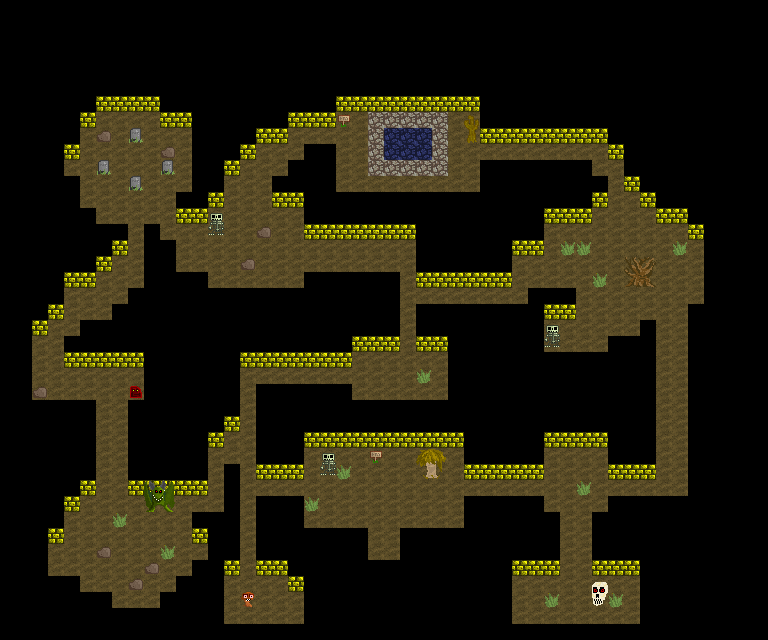

The image is a tile-based game level rendered from a .tmx file. Its description and source (layers, tilesets, objects; grid data summarised) follow:
An orthogonal 48x40 tile map with 16x16 px tiles, 2 tile layers (lower, upper), 2 tilesets and 41 objects (15x pickup, 13x npc, 11x villager, 2x portal).

<map version="1.0" orientation="orthogonal" renderorder="right-down" width="48" height="40" tilewidth="16" tileheight="16" nextobjectid="46">
 <tileset firstgid="1" name="tilesheet" tilewidth="16" tileheight="16" tilecount="256">
  <image source="../gfx/tilesheet.png" width="256" height="256" />
  <tile id="2">
   <properties>
    <property name="solid" value="true" />
   </properties>
  </tile>
  <tile id="3">
   <properties>
    <property name="solid" value="true" />
   </properties>
  </tile>
  <tile id="4">
   <properties>
    <property name="solid" value="true" />
   </properties>
  </tile>
  <tile id="5">
   <properties>
    <property name="solid" value="true" />
   </properties>
  </tile>
  <tile id="7">
   <properties>
    <property name="solid" value="true" />
   </properties>
  </tile>
  <tile id="8">
   <properties>
    <property name="solid" value="true" />
   </properties>
  </tile>
  <tile id="10">
   <properties>
    <property name="solid" value="true" />
   </properties>
  </tile>
  <tile id="11">
   <properties>
    <property name="solid" value="true" />
   </properties>
  </tile>
  <tile id="12">
   <properties>
    <property name="solid" value="true" />
   </properties>
  </tile>
  <tile id="26">
   <properties>
    <property name="solid" value="true" />
   </properties>
  </tile>
  <tile id="27">
   <properties>
    <property name="solid" value="true" />
   </properties>
  </tile>
  <tile id="28">
   <properties>
    <property name="solid" value="true" />
   </properties>
  </tile>
  <tile id="29">
   <properties>
    <property name="solid" value="true" />
   </properties>
  </tile>
  <tile id="42">
   <properties>
    <property name="solid" value="true" />
   </properties>
  </tile>
  <tile id="43">
   <properties>
    <property name="solid" value="true" />
   </properties>
  </tile>
  <tile id="44">
   <properties>
    <property name="solid" value="true" />
   </properties>
  </tile>
  <tile id="45">
   <properties>
    <property name="solid" value="true" />
   </properties>
  </tile>
  <tile id="46">
   <properties>
    <property name="solid" value="true" />
   </properties>
  </tile>
  <tile id="47">
   <properties>
    <property name="solid" value="true" />
   </properties>
  </tile>
  <tile id="48">
   <properties>
    <property name="solid" value="true" />
   </properties>
  </tile>
  <tile id="49">
   <properties>
    <property name="solid" value="true" />
   </properties>
  </tile>
  <tile id="50">
   <properties>
    <property name="solid" value="true" />
   </properties>
  </tile>
  <tile id="51">
   <properties>
    <property name="solid" value="true" />
   </properties>
  </tile>
  <tile id="52">
   <properties>
    <property name="solid" value="true" />
   </properties>
  </tile>
  <tile id="53">
   <properties>
    <property name="solid" value="true" />
   </properties>
  </tile>
  <tile id="54">
   <properties>
    <property name="solid" value="true" />
   </properties>
  </tile>
  <tile id="57">
   <properties>
    <property name="solid" value="true" />
   </properties>
  </tile>
  <tile id="58">
   <properties>
    <property name="solid" value="true" />
   </properties>
  </tile>
  <tile id="60">
   <properties>
    <property name="solid" value="true" />
   </properties>
  </tile>
  <tile id="61">
   <properties>
    <property name="solid" value="true" />
   </properties>
  </tile>
  <tile id="62">
   <properties>
    <property name="solid" value="true" />
   </properties>
  </tile>
  <tile id="64">
   <properties>
    <property name="solid" value="true" />
   </properties>
  </tile>
  <tile id="65">
   <properties>
    <property name="solid" value="true" />
   </properties>
  </tile>
  <tile id="66">
   <properties>
    <property name="solid" value="true" />
   </properties>
  </tile>
  <tile id="67">
   <properties>
    <property name="solid" value="true" />
   </properties>
  </tile>
  <tile id="68">
   <properties>
    <property name="solid" value="true" />
   </properties>
  </tile>
  <tile id="69">
   <properties>
    <property name="solid" value="true" />
   </properties>
  </tile>
  <tile id="70">
   <properties>
    <property name="solid" value="true" />
   </properties>
  </tile>
  <tile id="73">
   <properties>
    <property name="solid" value="true" />
   </properties>
  </tile>
  <tile id="74">
   <properties>
    <property name="solid" value="true" />
   </properties>
  </tile>
  <tile id="75">
   <properties>
    <property name="solid" value="true" />
   </properties>
  </tile>
  <tile id="76">
   <properties>
    <property name="solid" value="true" />
   </properties>
  </tile>
  <tile id="77">
   <properties>
    <property name="solid" value="true" />
   </properties>
  </tile>
  <tile id="80">
   <properties>
    <property name="solid" value="true" />
   </properties>
  </tile>
  <tile id="81">
   <properties>
    <property name="solid" value="true" />
   </properties>
  </tile>
  <tile id="82">
   <properties>
    <property name="solid" value="true" />
   </properties>
  </tile>
  <tile id="83">
   <properties>
    <property name="solid" value="true" />
   </properties>
  </tile>
  <tile id="84">
   <properties>
    <property name="solid" value="true" />
   </properties>
  </tile>
  <tile id="85">
   <properties>
    <property name="solid" value="true" />
   </properties>
  </tile>
  <tile id="86">
   <properties>
    <property name="solid" value="true" />
   </properties>
  </tile>
  <tile id="87">
   <properties>
    <property name="solid" value="true" />
   </properties>
  </tile>
  <tile id="88">
   <properties>
    <property name="solid" value="true" />
   </properties>
  </tile>
  <tile id="89">
   <properties>
    <property name="solid" value="true" />
   </properties>
  </tile>
  <tile id="90">
   <properties>
    <property name="solid" value="true" />
   </properties>
  </tile>
  <tile id="96">
   <properties>
    <property name="solid" value="true" />
   </properties>
  </tile>
  <tile id="97">
   <properties>
    <property name="solid" value="true" />
   </properties>
  </tile>
  <tile id="98">
   <properties>
    <property name="solid" value="true" />
   </properties>
  </tile>
  <tile id="99">
   <properties>
    <property name="solid" value="true" />
   </properties>
  </tile>
  <tile id="101">
   <properties>
    <property name="solid" value="true" />
   </properties>
  </tile>
  <tile id="102">
   <properties>
    <property name="solid" value="true" />
   </properties>
  </tile>
  <tile id="103">
   <properties>
    <property name="solid" value="true" />
   </properties>
  </tile>
  <tile id="104">
   <properties>
    <property name="solid" value="true" />
   </properties>
  </tile>
  <tile id="105">
   <properties>
    <property name="solid" value="true" />
   </properties>
  </tile>
  <tile id="117">
   <properties>
    <property name="solid" value="true" />
   </properties>
  </tile>
  <tile id="120">
   <properties>
    <property name="solid" value="true" />
   </properties>
  </tile>
  <tile id="123">
   <properties>
    <property name="solid" value="true" />
   </properties>
  </tile>
  <tile id="124">
   <properties>
    <property name="solid" value="true" />
   </properties>
  </tile>
 </tileset>
 <tileset firstgid="257" name="tilesheet" tilewidth="16" tileheight="16" tilecount="256">
  <image source="../gfx/tilesheet.png" width="256" height="256" />
  <tile id="2">
   <properties>
    <property name="solid" value="true" />
   </properties>
  </tile>
  <tile id="3">
   <properties>
    <property name="solid" value="true" />
   </properties>
  </tile>
  <tile id="4">
   <properties>
    <property name="solid" value="true" />
   </properties>
  </tile>
  <tile id="5">
   <properties>
    <property name="solid" value="true" />
   </properties>
  </tile>
  <tile id="7">
   <properties>
    <property name="solid" value="true" />
   </properties>
  </tile>
  <tile id="8">
   <properties>
    <property name="solid" value="true" />
   </properties>
  </tile>
  <tile id="10">
   <properties>
    <property name="solid" value="true" />
   </properties>
  </tile>
  <tile id="11">
   <properties>
    <property name="solid" value="true" />
   </properties>
  </tile>
  <tile id="12">
   <properties>
    <property name="solid" value="true" />
   </properties>
  </tile>
  <tile id="26">
   <properties>
    <property name="solid" value="true" />
   </properties>
  </tile>
  <tile id="27">
   <properties>
    <property name="solid" value="true" />
   </properties>
  </tile>
  <tile id="28">
   <properties>
    <property name="solid" value="true" />
   </properties>
  </tile>
  <tile id="29">
   <properties>
    <property name="solid" value="true" />
   </properties>
  </tile>
  <tile id="42">
   <properties>
    <property name="solid" value="true" />
   </properties>
  </tile>
  <tile id="43">
   <properties>
    <property name="solid" value="true" />
   </properties>
  </tile>
  <tile id="44">
   <properties>
    <property name="solid" value="true" />
   </properties>
  </tile>
  <tile id="45">
   <properties>
    <property name="solid" value="true" />
   </properties>
  </tile>
  <tile id="46">
   <properties>
    <property name="solid" value="true" />
   </properties>
  </tile>
  <tile id="47">
   <properties>
    <property name="solid" value="true" />
   </properties>
  </tile>
  <tile id="48">
   <properties>
    <property name="solid" value="true" />
   </properties>
  </tile>
  <tile id="49">
   <properties>
    <property name="solid" value="true" />
   </properties>
  </tile>
  <tile id="50">
   <properties>
    <property name="solid" value="true" />
   </properties>
  </tile>
  <tile id="51">
   <properties>
    <property name="solid" value="true" />
   </properties>
  </tile>
  <tile id="52">
   <properties>
    <property name="solid" value="true" />
   </properties>
  </tile>
  <tile id="53">
   <properties>
    <property name="solid" value="true" />
   </properties>
  </tile>
  <tile id="54">
   <properties>
    <property name="solid" value="true" />
   </properties>
  </tile>
  <tile id="57">
   <properties>
    <property name="solid" value="true" />
   </properties>
  </tile>
  <tile id="58">
   <properties>
    <property name="solid" value="true" />
   </properties>
  </tile>
  <tile id="60">
   <properties>
    <property name="solid" value="true" />
   </properties>
  </tile>
  <tile id="61">
   <properties>
    <property name="solid" value="true" />
   </properties>
  </tile>
  <tile id="62">
   <properties>
    <property name="solid" value="true" />
   </properties>
  </tile>
  <tile id="64">
   <properties>
    <property name="solid" value="true" />
   </properties>
  </tile>
  <tile id="65">
   <properties>
    <property name="solid" value="true" />
   </properties>
  </tile>
  <tile id="66">
   <properties>
    <property name="solid" value="true" />
   </properties>
  </tile>
  <tile id="67">
   <properties>
    <property name="solid" value="true" />
   </properties>
  </tile>
  <tile id="68">
   <properties>
    <property name="solid" value="true" />
   </properties>
  </tile>
  <tile id="69">
   <properties>
    <property name="solid" value="true" />
   </properties>
  </tile>
  <tile id="70">
   <properties>
    <property name="solid" value="true" />
   </properties>
  </tile>
  <tile id="73">
   <properties>
    <property name="solid" value="true" />
   </properties>
  </tile>
  <tile id="74">
   <properties>
    <property name="solid" value="true" />
   </properties>
  </tile>
  <tile id="75">
   <properties>
    <property name="solid" value="true" />
   </properties>
  </tile>
  <tile id="76">
   <properties>
    <property name="solid" value="true" />
   </properties>
  </tile>
  <tile id="77">
   <properties>
    <property name="solid" value="true" />
   </properties>
  </tile>
  <tile id="80">
   <properties>
    <property name="solid" value="true" />
   </properties>
  </tile>
  <tile id="81">
   <properties>
    <property name="solid" value="true" />
   </properties>
  </tile>
  <tile id="82">
   <properties>
    <property name="solid" value="true" />
   </properties>
  </tile>
  <tile id="83">
   <properties>
    <property name="solid" value="true" />
   </properties>
  </tile>
  <tile id="84">
   <properties>
    <property name="solid" value="true" />
   </properties>
  </tile>
  <tile id="85">
   <properties>
    <property name="solid" value="true" />
   </properties>
  </tile>
  <tile id="86">
   <properties>
    <property name="solid" value="true" />
   </properties>
  </tile>
  <tile id="87">
   <properties>
    <property name="solid" value="true" />
   </properties>
  </tile>
  <tile id="88">
   <properties>
    <property name="solid" value="true" />
   </properties>
  </tile>
  <tile id="89">
   <properties>
    <property name="solid" value="true" />
   </properties>
  </tile>
  <tile id="90">
   <properties>
    <property name="solid" value="true" />
   </properties>
  </tile>
  <tile id="96">
   <properties>
    <property name="solid" value="true" />
   </properties>
  </tile>
  <tile id="97">
   <properties>
    <property name="solid" value="true" />
   </properties>
  </tile>
  <tile id="98">
   <properties>
    <property name="solid" value="true" />
   </properties>
  </tile>
  <tile id="99">
   <properties>
    <property name="solid" value="true" />
   </properties>
  </tile>
  <tile id="101">
   <properties>
    <property name="solid" value="true" />
   </properties>
  </tile>
  <tile id="102">
   <properties>
    <property name="solid" value="true" />
   </properties>
  </tile>
  <tile id="103">
   <properties>
    <property name="solid" value="true" />
   </properties>
  </tile>
  <tile id="104">
   <properties>
    <property name="solid" value="true" />
   </properties>
  </tile>
  <tile id="105">
   <properties>
    <property name="solid" value="true" />
   </properties>
  </tile>
  <tile id="117">
   <properties>
    <property name="solid" value="true" />
   </properties>
  </tile>
  <tile id="120">
   <properties>
    <property name="solid" value="true" />
   </properties>
  </tile>
  <tile id="123">
   <properties>
    <property name="solid" value="true" />
   </properties>
  </tile>
  <tile id="124">
   <properties>
    <property name="solid" value="true" />
   </properties>
  </tile>
 </tileset>
 <layer name="lower" width="48" height="40">
  <data>[1920 cells, 1920 non-empty, 5 distinct tile ids]</data>
 </layer>
 <layer name="upper" width="48" height="40">
  <data>[1920 cells, 50 non-empty, 24 distinct tile ids]</data>
 </layer>
 <objectgroup name="objects" opacity="0.99">
  <object id="1" type="villager" gid="15" x="400" y="484" width="16" height="16" />
  <object id="4" type="villager" gid="15" x="620" y="244" width="16" height="16" />
  <object id="5" type="villager" gid="15" x="656" y="296" width="16" height="16" />
  <object id="6" type="villager" gid="15" x="316" y="248" width="16" height="16" />
  <object id="7" type="villager" gid="15" x="64" y="372" width="16" height="16" />
  <object id="8" type="villager" gid="15" x="100" y="484" width="16" height="16" />
  <object id="10" type="villager" gid="15" x="120" y="544" width="16" height="16" />
  <object id="11" type="villager" gid="15" x="572" y="544" width="16" height="16" />
  <object id="13" type="villager" gid="15" x="132" y="164" width="16" height="16" />
  <object id="14" type="villager" gid="15" x="384" y="380" width="16" height="16" />
  <object id="15" type="villager" gid="15" x="436" y="164" width="16" height="16" />
  <object id="16" type="portal" gid="271" x="376" y="556" width="16" height="16">
   <properties>
    <property name="level" value="desert2" />
    <property name="x" value="18" />
    <property name="y" value="12" />
   </properties>
  </object>
  <object id="17" type="portal" gid="271" x="388" y="556" width="16" height="16">
   <properties>
    <property name="level" value="desert2" />
    <property name="x" value="19" />
    <property name="y" value="12" />
   </properties>
  </object>
  <object id="18" type="pickup" gid="271" x="404" y="140" width="16" height="16">
   <properties>
    <property name="type" value="garment" />
   </properties>
  </object>
  <object id="19" type="pickup" gid="271" x="116" y="152" width="16" height="16">
   <properties>
    <property name="type" value="bigheart" />
   </properties>
  </object>
  <object id="20" type="pickup" gid="271" x="564" y="604" width="16" height="16">
   <properties>
    <property name="type" value="brain" />
   </properties>
  </object>
  <object id="21" type="pickup" gid="271" x="276" y="620" width="16" height="16">
   <properties>
    <property name="type" value="potion" />
   </properties>
  </object>
  <object id="22" type="pickup" gid="271" x="292" y="620" width="16" height="16">
   <properties>
    <property name="type" value="potion" />
   </properties>
  </object>
  <object id="23" type="pickup" gid="271" x="260" y="620" width="16" height="16">
   <properties>
    <property name="type" value="potion" />
   </properties>
  </object>
  <object id="24" type="pickup" gid="271" x="244" y="620" width="16" height="16">
   <properties>
    <property name="type" value="potion" />
   </properties>
  </object>
  <object id="25" type="pickup" gid="271" x="228" y="620" width="16" height="16">
   <properties>
    <property name="type" value="potion" />
   </properties>
  </object>
  <object id="26" type="pickup" gid="271" x="356" y="360" width="16" height="16">
   <properties>
    <property name="type" value="potion" />
   </properties>
  </object>
  <object id="27" type="pickup" gid="271" x="596" y="460" width="16" height="16">
   <properties>
    <property name="type" value="potion" />
   </properties>
  </object>
  <object id="28" type="pickup" gid="271" x="180" y="136" width="16" height="16">
   <properties>
    <property name="type" value="potion" />
   </properties>
  </object>
  <object id="29" type="pickup" gid="271" x="132" y="380" width="16" height="16">
   <properties>
    <property name="type" value="potion" />
   </properties>
  </object>
  <object id="30" type="pickup" gid="271" x="84" y="204" width="16" height="16">
   <properties>
    <property name="type" value="lilheart" />
   </properties>
  </object>
  <object id="31" type="pickup" gid="271" x="100" y="220" width="16" height="16">
   <properties>
    <property name="type" value="lilheart" />
   </properties>
  </object>
  <object id="32" type="pickup" gid="271" x="548" y="460" width="16" height="16">
   <properties>
    <property name="type" value="lilheart" />
   </properties>
  </object>
  <object id="33" type="npc" gid="15" x="328" y="472" width="16" height="16">
   <properties>
    <property name="say" value="WHAT ARE ALL THE;HOO-MANS DOING HERE" />
   </properties>
  </object>
  <object id="34" type="npc" gid="15" x="248" y="604" width="16" height="16">
   <properties>
    <property name="say" value="i sample a little of every; potion now my vision is; blue and ivory;and wibbly woblly" />
   </properties>
  </object>
  <object id="35" type="npc" gid="15" x="136" y="392" width="16" height="16">
   <properties>
    <property name="say" value="i got sand in my jelly;it is excruciating;i wish for death" />
   </properties>
  </object>
  <object id="36" type="npc" gid="15" x="132" y="188" width="16" height="16">
   <properties>
    <property name="say" value="van" />
   </properties>
  </object>
  <object id="37" type="npc" gid="15" x="104" y="172" width="16" height="16">
   <properties>
    <property name="say" value="RIP" />
   </properties>
  </object>
  <object id="38" type="npc" gid="15" x="168" y="172" width="16" height="16">
   <properties>
    <property name="say" value="winkle" />
   </properties>
  </object>
  </objectgroup>
</map>
<!-- 7 of 41 objects omitted -->
